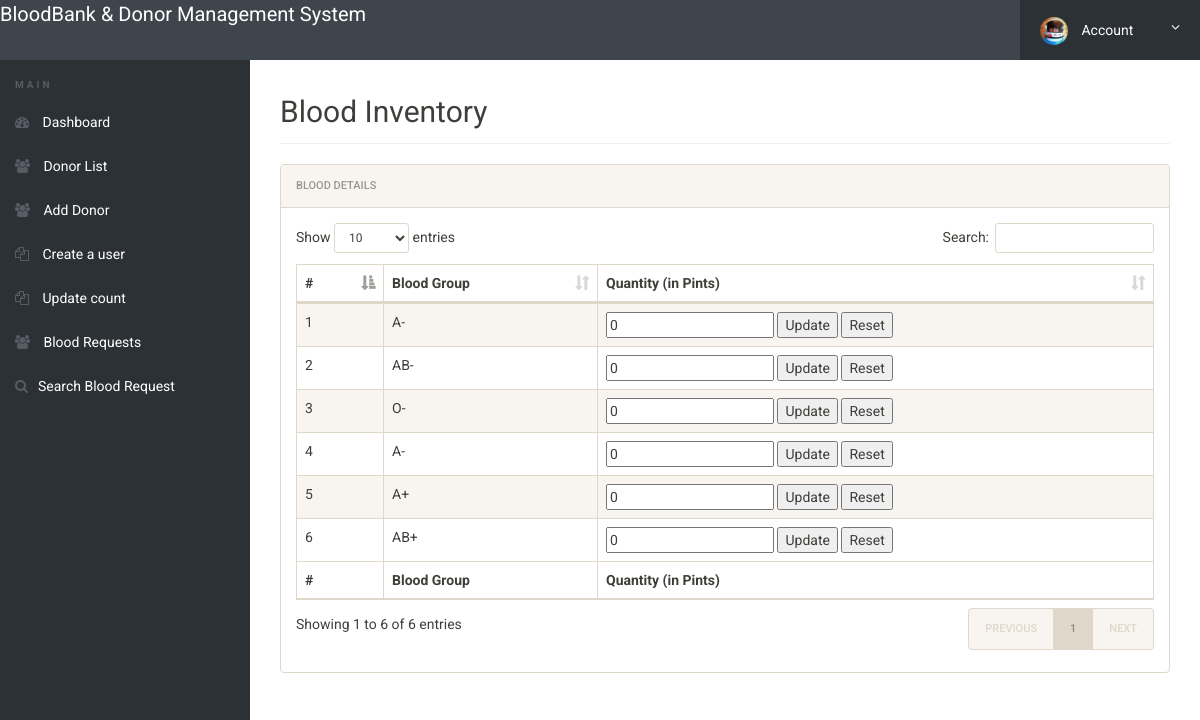
Page /admin/inventory.php (signed in) on the committed database.
### tables this page shows
CREATE TABLE `tblbloodgroup` (
  `id` int(11) NOT NULL,
  `BloodGroup` varchar(20) DEFAULT NULL,
  `PostingDate` timestamp NOT NULL DEFAULT current_timestamp()
);

### admin/inventory.php (the view, shortened to what this page needs)
<?php
include('includes/config.php');
if (strlen($_SESSION['alogin']) == 0) {
    header('location:index.php');
} else {
?>
<!doctype html>
<html lang="en" class="no-js">
<head>
    <link rel="stylesheet" href="css/font-awesome.min.css">
    <link rel="stylesheet" href="css/bootstrap.min.css">
    <link rel="stylesheet" href="css/dataTables.bootstrap.min.css">
    <link rel="stylesheet" href="css/bootstrap-social.css">
    <link rel="stylesheet" href="css/bootstrap-select.css">
    <link rel="stylesheet" href="css/style.css">
</head>
<body>
    <?php include('includes/header.php');?>
    <div class="ts-main-content">
        <?php include('includes/leftbar.php');?>
        <div class="content-wrapper">
            <div class="container-fluid">
                <div class="col-md-12">
                    <h2 class="page-title">Blood Inventory</h2>
                    <div class="panel panel-default">
                        <div class="panel-heading">Blood Details</div>
                        <div class="panel-body">
                            <table id="zctb" class="display table table-striped table-bordered table-hover" cellspacing="0" width="100%">
                                <thead>
                                    <tr>
                                        <th>#</th>
                                        <th>Blood Group</th>
                                        <th>Quantity (in Pints)</th>
                                    </tr>
                                </thead>
                                <tfoot>
                                    <tr>
                                        <th>#</th>
                                        <th>Blood Group</th>
                                        <th>Quantity (in Pints)</th>
                                    </tr>
                                </tfoot>
                                <tbody>
                                    <?php
                                    $sql = "SELECT * FROM tblbloodgroup";
                                    $query = $dbh->prepare($sql);
                                    $query->execute();
                                    $results=$query->fetchAll(PDO::FETCH_OBJ);
                                    $cnt=1;
                                    if($query->rowCount() > 0) {
                                        foreach($results as $result) { ?>
                                            <tr>
                                                <td><?php echo htmlentities($cnt); ?></td>
                                                <td><?php echo htmlentities($result->BloodGroup); ?></td>
                                                <td>
                                                    <form class="update-form">
                                                        <input type="number" class="quantity-input" name="newQuantity" value="<?php echo isset($_SESSION['quantity_' . $result->id]) ? $_SESSION['quantity_' . $result->id] : 0; ?>">
                                                        <button type="submit" class="update-btn">Update</button>
                                                        <button type="button" class="reset-btn">Reset</button>
                                                    </form>
                                                </td>
                                            </tr>
                                        <?php $cnt=$cnt+1;
                                        }
                                    } ?>
                                </tbody>
                            </table>
                        </div>
                    </div>
                </div>
            </div>
        </div>
    </div>
</body>
</html>
<?php } ?>

### admin/css/style.css (style rules this page uses)
html { font-size: 14px; }
@media only screen and (min-width: 480px) { html { font-size: 17px; } }
@media only screen and (min-width: 768px) { html { font-size: 14px; } }
body { font-size: 1em; }
.panel { overflow: hidden; }
.page-title { padding-bottom: 15px; margin-bottom: 20px; border-bottom: 1px solid #f0f0f0; }
.ts-main-content .content-wrapper { padding-top: 15px; margin-top: 60px; }
@media only screen and (min-width: 992px) { .ts-main-content .content-wrapper { margin-left: 250px; } }

### rows in the picture
tblbloodgroup: BloodGroup "A-", newQuantity "0"
tblbloodgroup: BloodGroup "AB-", newQuantity "0"
tblbloodgroup: BloodGroup "O-", newQuantity "0"
tblbloodgroup: BloodGroup "A-", newQuantity "0"
tblbloodgroup: BloodGroup "A+", newQuantity "0"
tblbloodgroup: BloodGroup "AB+", newQuantity "0"
